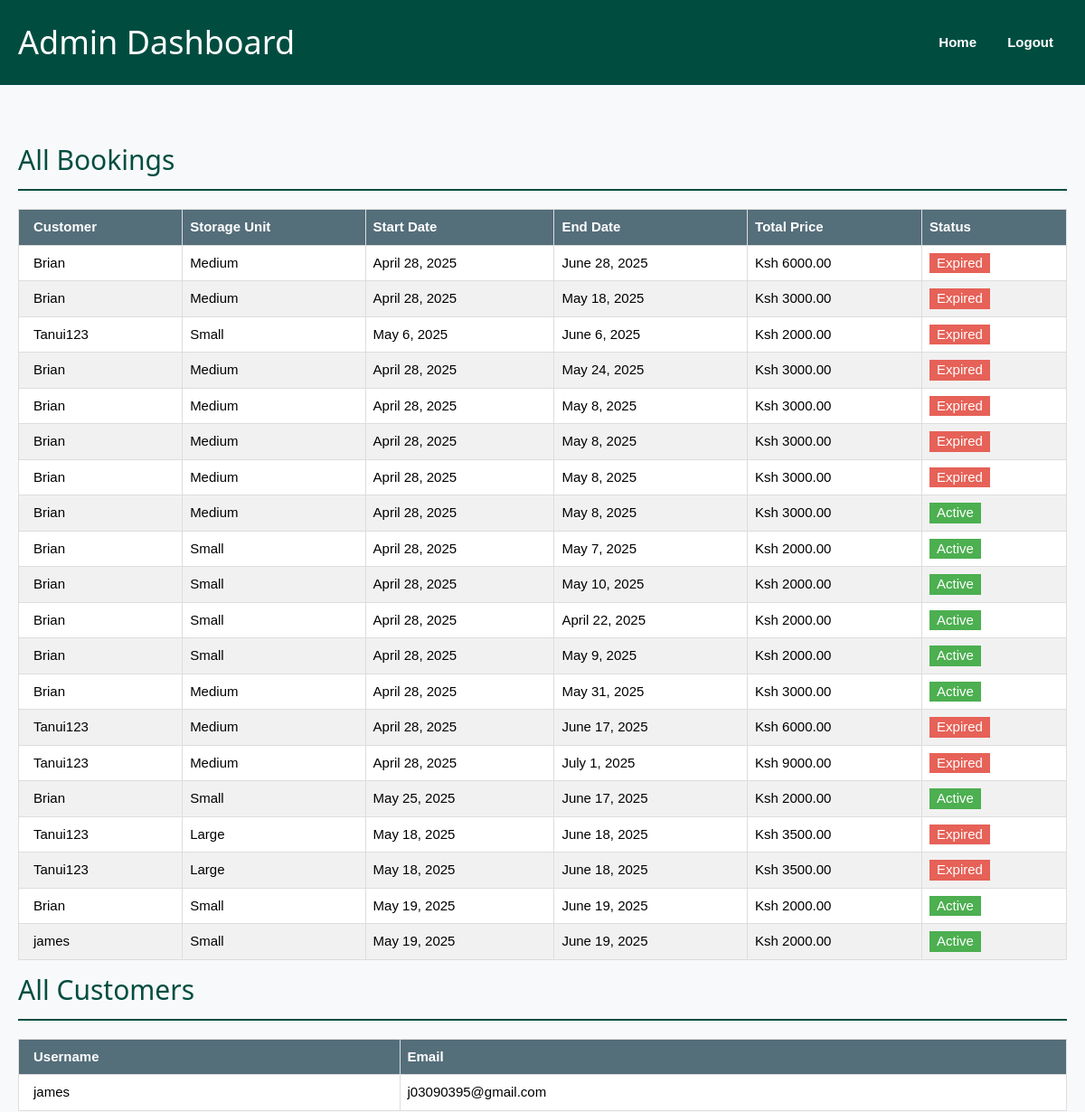
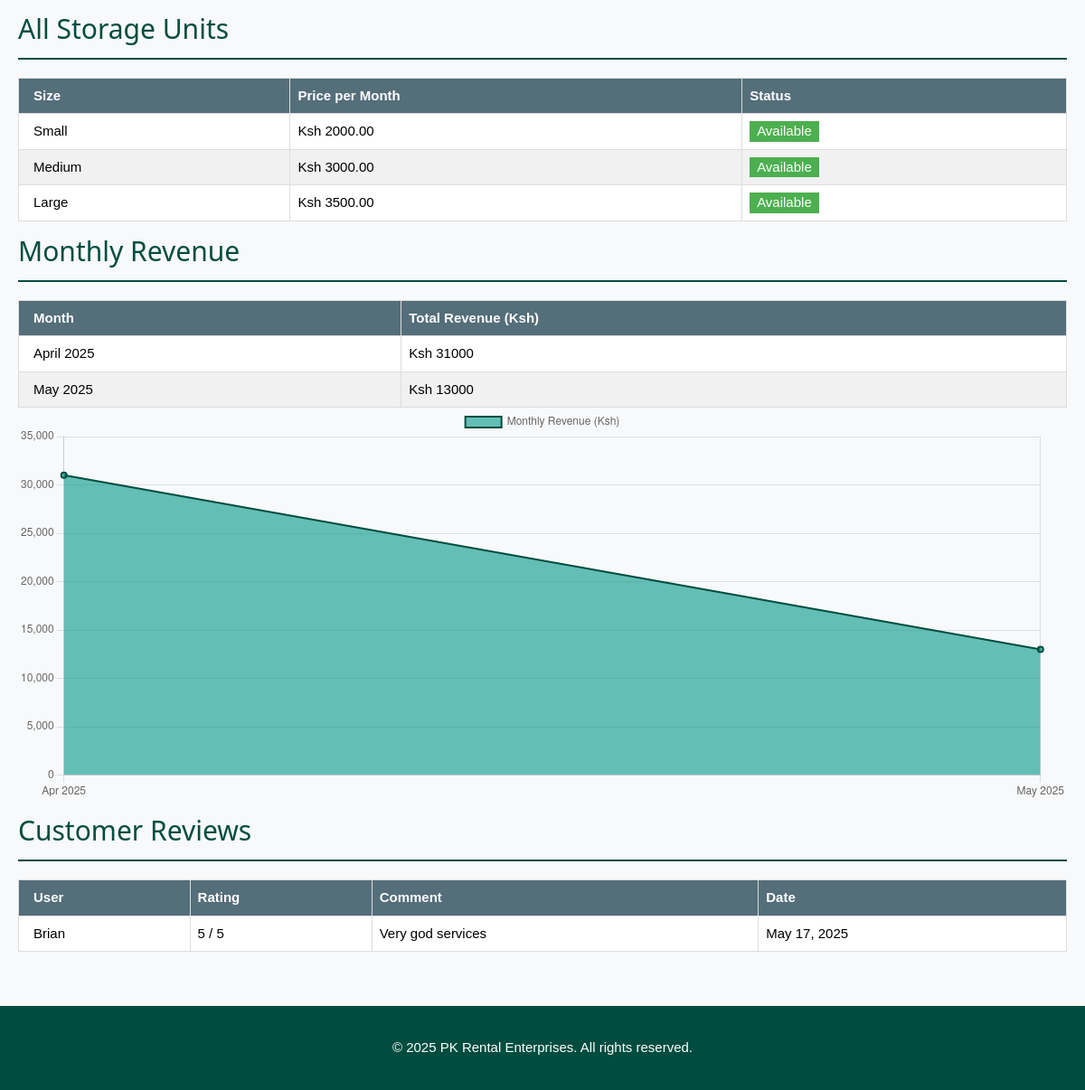
Page /pk-admin/dashboard/ (signed in) on the committed database (2 pictures, top to bottom).
### Rooms/models.py (models this page shows, shortened)
class Booking(models.Model):
    customer = models.ForeignKey(CustomUser, on_delete=models.CASCADE, limit_choices_to={'is_customer': True})
    storage_unit = models.ForeignKey(StorageUnit, on_delete=models.CASCADE)
    start_date = models.DateField()
    end_date = models.DateField()
    created_at = models.DateTimeField(auto_now_add=True)
    is_active = models.BooleanField(default=True)
    total_price = models.DecimalField(max_digits=10, decimal_places=2, default=0)
    contract_status = models.CharField(max_length=20, choices=[('active', 'Active'), ('terminated', 'Terminated'), ('renewed', 'Renewed')], default='active')

class CustomUser(AbstractUser):
    is_customer = models.BooleanField(default=False)
    is_employee = models.BooleanField(default=False)
    is_admin = models.BooleanField(default=False)
    groups = models.ManyToManyField(
        Group,
        related_name='customuser_set',
        blank=True,
        help_text=('The groups this user belongs to.'),
        verbose_name=('groups'),
    )
    user_permissions = models.ManyToManyField(
        Permission,
        related_name='customuser_set',
        blank=True,
        help_text=('Specific permissions for this user.'),
        verbose_name=('user permissions'),
    )

class StorageUnit(models.Model):
    UNIT_SIZES = [
        ('Small', 'Small'),
        ('Medium', 'Medium'),
        ('Large', 'Large'),
    ]
    size = models.CharField(max_length=20, choices=UNIT_SIZES)
    description = models.TextField()
    price_per_month = models.DecimalField(max_digits=10, decimal_places=2)
    total_units = models.PositiveIntegerField(default=0)
    available = models.BooleanField(default=True)
    image = models.ImageField(upload_to='storage_images/')

class Review(models.Model):
    user = models.ForeignKey(settings.AUTH_USER_MODEL, on_delete=models.CASCADE)
    rating = models.PositiveIntegerField(default=1)
    comment = models.TextField()
    created_at = models.DateTimeField(auto_now_add=True)

### home/views.py (the view)
# urls.py: path('pk-admin/dashboard/', views.admin_dashboard, name='admin_dashboard'),
@login_required
@user_passes_test(is_admin)
def admin_dashboard(request):
    from Rooms.models import Booking, StorageUnit, CustomUser, Payment, Review
    bookings = Booking.objects.all()
    customers = CustomUser.objects.filter(is_customer=True)
    storage_units = StorageUnit.objects.all()
    reviews = Review.objects.all()
    monthly_revenue = (
        Payment.objects.filter(is_successful=True)
        .annotate(month=TruncMonth('payment_date'))
        .values('month')
        .annotate(total=Sum('amount'))
        .order_by('month')
    )
    return render(request, 'home/admin_dashboard.html', {
        'bookings': bookings,
        'customers': customers,
        'storage_units': storage_units,
        'monthly_revenue': monthly_revenue,
        'reviews': reviews,
    })

### home/views.py (called while the page is built)
def is_admin(user):
    return user.is_authenticated and user.is_admin

### home/templates/home/admin_dashboard.html (shortened to what this page needs)
{% load static %}
<!DOCTYPE html>
<html lang="en">
<head>
  <link rel="stylesheet" href="{% static 'css/w3.css' %}">
</head>
<body>
<div class="navbar">
  <h1>Admin Dashboard</h1>
  <div>
    <a href="{% url 'index' %}">Home</a>
    <a href="{% url 'logout' %}">Logout</a>
  </div>
</div>
<div class="w3-container dashboard-section">
  <h2>All Bookings</h2>
  <div class="w3-responsive">
    <table class="w3-table-all w3-hoverable">
      <thead>
        <tr class="w3-teal">
          <th>Customer</th>
          <th>Storage Unit</th>
          <th>Start Date</th>
          <th>End Date</th>
          <th>Total Price</th>
          <th>Status</th>
        </tr>
      </thead>
      <tbody>
        {% for booking in bookings %}
        <tr>
          <td>{{ booking.customer.username }}</td>
          <td>{{ booking.storage_unit.size }}</td>
          <td>{{ booking.start_date }}</td>
          <td>{{ booking.end_date }}</td>
          <td>Ksh {{ booking.total_price }}</td>
          <td>
            {% if booking.is_active %}
              <span class="w3-tag w3-green">Active</span>
            {% else %}
              <span class="w3-tag w3-red">Expired</span>
            {% endif %}
          </td>
        </tr>
        {% empty %}
        <tr><td colspan="6" class="w3-center">No bookings found.</td></tr>
        {% endfor %}
      </tbody>
    </table>
  </div>
  <h2>All Customers</h2>
  <div class="w3-responsive">
    <table class="w3-table-all w3-hoverable">
      <thead>
        <tr class="w3-teal">
          <th>Username</th>
          <th>Email</th>
        </tr>
      </thead>
      <tbody>
        {% for customer in customers %}
        <tr>
          <td>{{ customer.username }}</td>
          <td>{{ customer.email }}</td>
        </tr>
        {% empty %}
        <tr><td colspan="2" class="w3-center">No customers found.</td></tr>
        {% endfor %}
      </tbody>
    </table>
  </div>
  <h2>All Storage Units</h2>
  <div class="w3-responsive">
    <table class="w3-table-all w3-hoverable">
      <thead>
        <tr class="w3-teal">
          <th>Size</th>
          <th>Price per Month</th>
          <th>Status</th>
        </tr>
      </thead>
      <tbody>
        {% for unit in storage_units %}
        <tr>
          <td>{{ unit.size }}</td>
          <td>Ksh {{ unit.price_per_month }}</td>
          <td>
            {% if unit.available %}
              <span class="w3-tag w3-green">Available</span>
            {% else %}
              <span class="w3-tag w3-red">Booked</span>
            {% endif %}
          </td>
        </tr>
        {% empty %}
        <tr><td colspan="3" class="w3-center">No storage units found.</td></tr>
        {% endfor %}
      </tbody>
    </table>
  </div>
  <h2>Monthly Revenue</h2>
<div class="w3-responsive">
  <table class="w3-table-all w3-hoverable">
    <thead>
      <tr class="w3-teal">
        <th>Month</th>
        <th>Total Revenue (Ksh)</th>
      </tr>
    </thead>
    <tbody>
      {% for data in monthly_revenue %}
      <tr>
        <td>{{ data.month|date:"F Y" }}</td>
        <td>Ksh {{ data.total }}</td>
      </tr>
      {% empty %}
      <tr><td colspan="2" class="w3-center">No revenue data available.</td></tr>
      {% endfor %}
    </tbody>
  </table>
  <canvas id="revenueChart" width="400" height="150"></canvas>
<script>
  const labels = [{% for item in monthly_revenue %}'{{ item.month|date:"M Y" }}',{% endfor %}];
  const data = {
    labels: labels,
    datasets: [{
      label: 'Monthly Revenue (Ksh)',
      data: [{% for item in monthly_revenue %}{{ item.total }},{% endfor %}],
      backgroundColor: 'rgba(0, 150, 136, 0.6)',
      borderColor: 'rgba(0, 77, 64, 1)',
      borderWidth: 2,
      fill: true,
    }]
  };
  const config = {
    type: 'line',
    data: data,
    options: {
      scales: {
        y: {
          beginAtZero: true
        }
      }
    }
  };
  new Chart(document.getElementById('revenueChart'), config);
</script>
</div>
  <h2>Customer Reviews</h2>
<div class="w3-responsive">
  <table class="w3-table-all w3-hoverable">
    <thead>
      <tr class="w3-teal">
        <th>User</th>
        <th>Rating</th>
        <th>Comment</th>
        <th>Date</th>
      </tr>
    </thead>
    <tbody>
      {% for review in reviews %}
      <tr>
        <td>{{ review.user.username }}</td>
        <td>{{ review.rating }} / 5</td>
        <td>{{ review.comment }}</td>
        <td>{{ review.created_at|date:"M d, Y" }}</td>
      </tr>
      {% empty %}
      <tr><td colspan="4" class="w3-center">No reviews submitted yet.</td></tr>
      {% endfor %}
    </tbody>
  </table>
</div>
</div>
<div class="footer">
  <p>&copy; 2025 PK Rental Enterprises. All rights reserved.</p>
</div>
</body>
</html>

### static/css/w3.css (style rules this page uses)
html { box-sizing: border-box; }
*, *:before, *:after { box-sizing: inherit; }
html { -ms-text-size-adjust: 100%; -webkit-text-size-adjust: 100%; }
body { margin: 0; }
audio, canvas, progress, video { display: inline-block; }
a { background-color: transparent; -webkit-text-decoration-skip: objects; }
html, body { font-family: Verdana, sans-serif; font-size: 15px; line-height: 1.5; }
html { overflow-x: hidden; }
h1 { font-size: 36px; }
h2 { font-size: 30px; }
h1, h2, h3, h4, h5, h6 { font-family: "Segoe UI", Arial, sans-serif; font-weight: 400; margin: 10px 0; }
a { color: inherit; }
.w3-table, .w3-table-all { border: 1px solid #dddddd; border-collapse: collapse; border-spacing: 0; width: 100%; display: table; }
.w3-table-all { border: 1px solid #ccc; }
.w3-bordered tr, .w3-table-all tr { border-bottom: 1px solid #ddd; }
.w3-table-all tr:nth-child(odd) { background-color: #fff; }
.w3-table-all tr:nth-child(even) { background-color: #f1f1f1; }
.w3-table td, .w3-table th, .w3-table-all td, .w3-table-all th { padding: 8px 8px; display: table-cell; text-align: left; vertical-align: top; border: 1px solid #dddddd; }
.w3-table th:first-child, .w3-table td:first-child, .w3-table-all th:first-child, .w3-table-all td:first-child { padding-left: 16px; }
.w3-badge, .w3-tag { background-color: #000; color: #fff; display: inline-block; padding-left: 8px; padding-right: 8px; text-align: center; }
.w3-responsive { display: block; overflow-x: auto; }
.w3-container:after, .w3-container:before, .w3-panel:after, .w3-panel:before, .w3-row:after, .w3-row:before, .w3-row-padding:after, .w3-row-padding:before, .w3-cell-row:before, .w3-cell-row:after, .w3-clear:after, .w3-clear:before, .w3-bar:before, .w3-bar:after { content: ""; display: table; clear: both; }
.w3-container, .w3-panel { padding: 0.01em 16px; }
.w3-green, .w3-hover-green:hover { color: #fff !important; background-color: #4caf50 !important; }
.w3-red, .w3-hover-red:hover { color: #fff !important; background-color: #e66157 !important; }
.w3-teal, .w3-hover-teal:hover { color: #fff !important; background-color: #546e7a !important; }

### home/templates/home/admin_dashboard.html (style rules this page uses)
body { font-family: 'Poppins', sans-serif; background-color: #f8f9fa; }
.navbar { display: flex; justify-content: space-between; align-items: center; padding: 20px; background-color: #004d40; color: white; }
.navbar h1 { margin: 0; }
.navbar a { color: white; text-decoration: none; margin: 0 15px; font-weight: bold; transition: color 0.3s; }
.dashboard-section { margin: 30px auto; padding: 20px; max-width: 1200px; }
.dashboard-section h2 { color: #004d40; margin-bottom: 20px; border-bottom: 2px solid #004d40; padding-bottom: 10px; }
.footer { background-color: #004d40; color: white; text-align: center; padding: 20px; margin-top: 40px; }

### rows in the picture
Booking: customer.username "Brian", storage_unit.size "Medium", start_date "April 28, 2025", end_date "June 28, 2025", total_price "6000.00", is_active "Expired"
Booking: customer.username "Brian", storage_unit.size "Medium", start_date "April 28, 2025", end_date "May 18, 2025", total_price "3000.00", is_active "Expired"
Booking: customer.username "Tanui123", storage_unit.size "Small", start_date "May 6, 2025", end_date "June 6, 2025", total_price "2000.00", is_active "Expired"
Booking: customer.username "Brian", storage_unit.size "Medium", start_date "April 28, 2025", end_date "May 24, 2025", total_price "3000.00", is_active "Expired"
Booking: customer.username "Brian", storage_unit.size "Medium", start_date "April 28, 2025", end_date "May 8, 2025", total_price "3000.00", is_active "Expired"
Booking: customer.username "Brian", storage_unit.size "Medium", start_date "April 28, 2025", end_date "May 8, 2025", total_price "3000.00", is_active "Expired"
Booking: customer.username "Brian", storage_unit.size "Medium", start_date "April 28, 2025", end_date "May 8, 2025", total_price "3000.00", is_active "Expired"
Booking: customer.username "Brian", storage_unit.size "Medium", start_date "April 28, 2025", end_date "May 8, 2025", total_price "3000.00", is_active "Active"
Booking: customer.username "Brian", storage_unit.size "Small", start_date "April 28, 2025", end_date "May 7, 2025", total_price "2000.00", is_active "Active"
Booking: customer.username "Brian", storage_unit.size "Small", start_date "April 28, 2025", end_date "May 10, 2025", total_price "2000.00", is_active "Active"
Booking: customer.username "Brian", storage_unit.size "Small", start_date "April 28, 2025", end_date "April 22, 2025", total_price "2000.00", is_active "Active"
Booking: customer.username "Brian", storage_unit.size "Small", start_date "April 28, 2025", end_date "May 9, 2025", total_price "2000.00", is_active "Active"
Booking: customer.username "Brian", storage_unit.size "Medium", start_date "April 28, 2025", end_date "May 31, 2025", total_price "3000.00", is_active "Active"
Booking: customer.username "Tanui123", storage_unit.size "Medium", start_date "April 28, 2025", end_date "June 17, 2025", total_price "6000.00", is_active "Expired"
Booking: customer.username "Tanui123", storage_unit.size "Medium", start_date "April 28, 2025", end_date "July 1, 2025", total_price "9000.00", is_active "Expired"
Booking: customer.username "Brian", storage_unit.size "Small", start_date "May 25, 2025", end_date "June 17, 2025", total_price "2000.00", is_active "Active"
Booking: customer.username "Tanui123", storage_unit.size "Large", start_date "May 18, 2025", end_date "June 18, 2025", total_price "3500.00", is_active "Expired"
Booking: customer.username "Tanui123", storage_unit.size "Large", start_date "May 18, 2025", end_date "June 18, 2025", total_price "3500.00", is_active "Expired"
Booking: customer.username "Brian", storage_unit.size "Small", start_date "May 19, 2025", end_date "June 19, 2025", total_price "2000.00", is_active "Active"
Booking: customer.username "james", storage_unit.size "Small", start_date "May 19, 2025", end_date "June 19, 2025", total_price "2000.00", is_active "Active"
CustomUser: username "james", email "j03090395@gmail.com"
StorageUnit: size "Small", price_per_month "2000.00", available "Available"
StorageUnit: size "Medium", price_per_month "3000.00", available "Available"
StorageUnit: size "Large", price_per_month "3500.00", available "Available"
Review: user.username "Brian", rating "5", comment "Very god services", created_at "May 17, 2025"

### other values in the picture
{{ data.month|date:"F Y" }} "April 2025" "May 2025"
{{ data.total }} "31000" "13000"
chart data {{ item.total }} 31000, 13000
